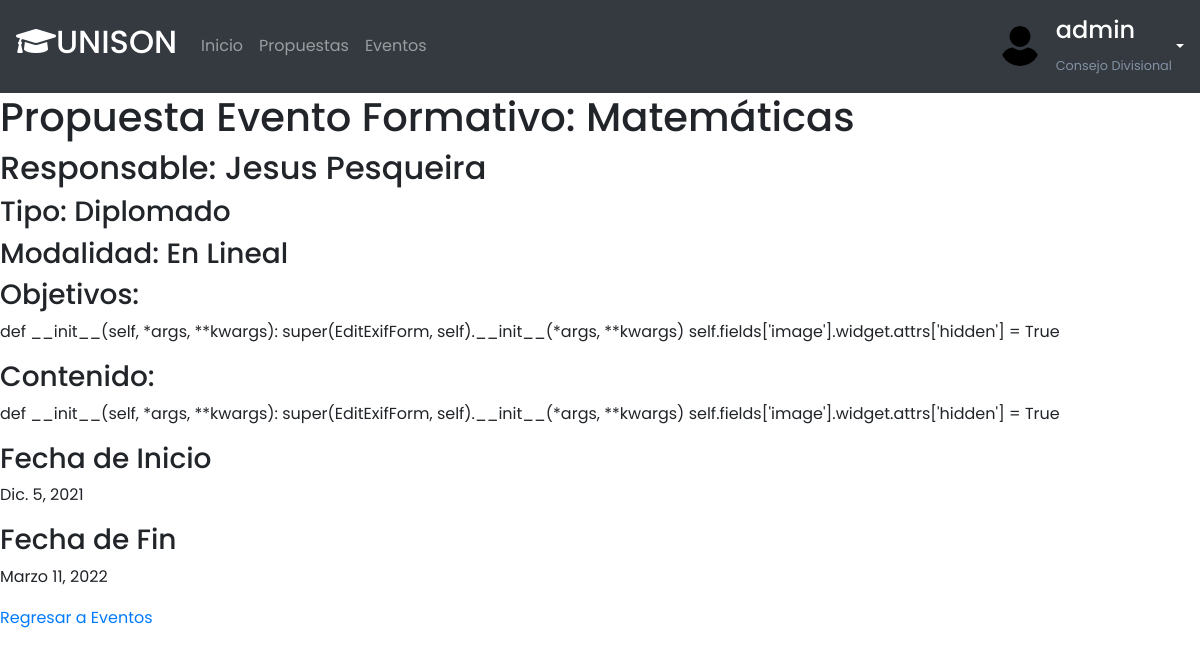
Page /ver_propuesta/7/ (signed in) on the earlier database version.
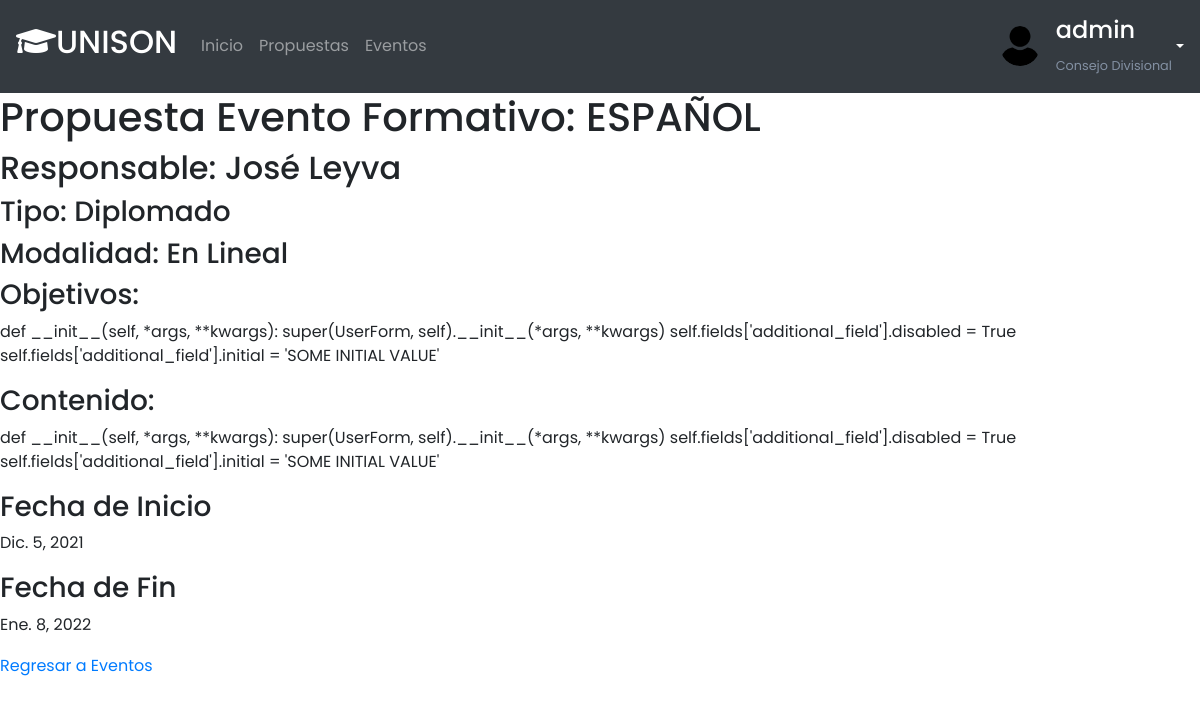
Same page on the later database version.
### eventos/models.py (models this page shows, shortened)
class Evento(models.Model):
    nombre = models.CharField(max_length=200)
    TIPO_EVENTOS = (
            ('Diplomado','Diplomado'),
            ('Curso','Curso'),
            ('Taller','Taller'),
            ('Programa Especial','Programa Especial')
        )
    TipoEventos =  models.CharField(max_length=30,null=True,choices=TIPO_EVENTOS)
    TIPO_MODALIDAD = (
            ('En Linea', 'En Linea'),
            ('Presencial','Presencial'),
            ('Mixta','Mixta')
        )
    modalidad = models.CharField(max_length=30,null=True,choices=TIPO_MODALIDAD)
    objetivos = models.TextField(null=True)
    experiencias = models.TextField(null=True)
    contenido = models.TextField(null=True)
    recursos_y_materiales = models.TextField(null=True,blank=True)
    Estrategias_de_Evaluacion = models.TextField(null=True)
    Duracion_en_horas = models.PositiveIntegerField(default=1,validators=[MinValueValidator(10), MaxValueValidator(400)])
    Fecha_de_Inicio = models.DateField()
    Fecha_de_Fin = models.DateField()
    Referencias_y_bibliografia = models.TextField(null=True,blank=True)
    Utilidad_y_Oportunidad_del_programa = models.TextField(null=True)
    Cupo_Maximo = models.PositiveIntegerField(default=1,validators=[MinValueValidator(1), MaxValueValidator(200)])
    Requisistos_de_Acreditacion = models.TextField(null=True)
    Experiencia_y_pericia_de_Instructores = models.TextField(null=True)
    Dirigido_a = models.TextField(null=True)
    Requisitos_de_Participacion = models.TextField(null=True)
    Curriculum_de_los_Instructores = models.TextField(null=True)
    Capacidad_de_autofinanciamiento = models.TextField(null=True,blank=True)
    updated = models.DateTimeField(auto_now=True)
    created = models.DateTimeField(auto_now_add=True)
    responsable = models.ForeignKey(Responsable, null=True, on_delete= models.SET_NULL,default=Responsable)
    ESTATUS = (
            ('Aceptado','Aceptado'),
            ('Pendiente','Pendiente'),
            ('Rechazado','Rechazado')
        )
    estatus = models.CharField(max_length=20,default=ESTATUS[1], choices=ESTATUS)
    class Meta:
        ordering = ['created']

class Usuario(AbstractUser):
    class Roles(models.TextChoices):
        PARTICIPANTE =  "PARTICIPANTE","Participante"
        INSTRUCTOR =  "INSTRUCTOR","Instructor"
        RESPONSABLE =  "RESPONSABLE","Responsable"
    rol = models.CharField(max_length=50,choices=Roles.choices,default=Roles.PARTICIPANTE)
    imagen = models.ImageField(default="male_avatar.svg",null=True)
    def __str__(self):
        return self.first_name + ' ' + self.last_name

### eventos/views.py (the view)
# urls.py: path('ver_propuesta/<str:pk>/', views.Propuesta, name="Propuesta"),
@login_required(login_url='login')
def Propuesta(request,pk):
    evento = Evento.objects.get(id=pk)
    context = {'evento':evento}
    return render(request,'Propuesta.html', context)

### eventos/templates/Propuesta.html
{% extends 'main.html' %}
{% block content %}
<h1>Propuesta Evento Formativo: {{evento.nombre}}</h1>
<h2>Responsable:  {{evento.responsable}}</h2>
<h3>Tipo: {{evento.TipoEventos}}</h3>
<h3>Modalidad: {{evento.modalidad}}</h3>
<h3>Objetivos:</h3>
<p>{{evento.objetivos}}</p>
<h3>Contenido:</h3>
<p>{{evento.contenido}}</p>
<h3>Fecha de Inicio</h3>
<p>{{evento.Fecha_de_Inicio}}</p>
<h3>Fecha de Fin</h3>
<p>{{evento.Fecha_de_Fin}}</p>
{% if request.user.rol == 'RESPONSABLE' %}
    <a href="{% url 'PropuestasEventosFormativos' %}">Regresar a Propuestas</a>
{% elif request.user.rol != 'PARTICIPANTE' and request.user.is_superuser %}
    <a href="{% url 'AllPropuestas' %}">Regresar a Propuestas</a>
{% else %}
    <a href="{% url 'AllEventos' %}">Regresar a Eventos</a>
{% endif %}
{% endblock %}

Differences in the rows shown:
changed Evento "Diplomado": nombre "Matemáticas" → "ESPAÑOL"; responsable "Jesus Pesqueira" → "José Leyva"; objetivos "def __init__(self, *args, **kwargs): super(EditExifForm, self).__init__(*args, **kwargs) self.fields['image'].widget.attrs['hidden'] = True" → "def __init__(self, *args, **kwargs): super(UserForm, self).__init__(*args, **kwargs) self.fields['additional_field'].disabled = True self.fields['additional_field'].initial = 'SOME INITIAL VALUE'"; contenido "def __init__(self, *args, **kwargs): super(EditExifForm, self).__init__(*args, **kwargs) self.fields['image'].widget.attrs['hidden'] = True" → "def __init__(self, *args, **kwargs): super(UserForm, self).__init__(*args, **kwargs) self.fields['additional_field'].disabled = True self.fields['additional_field'].initial = 'SOME INITIAL VALUE'"; Fecha_de_Fin "Marzo 11, 2022" → "Ene. 8, 2022"
